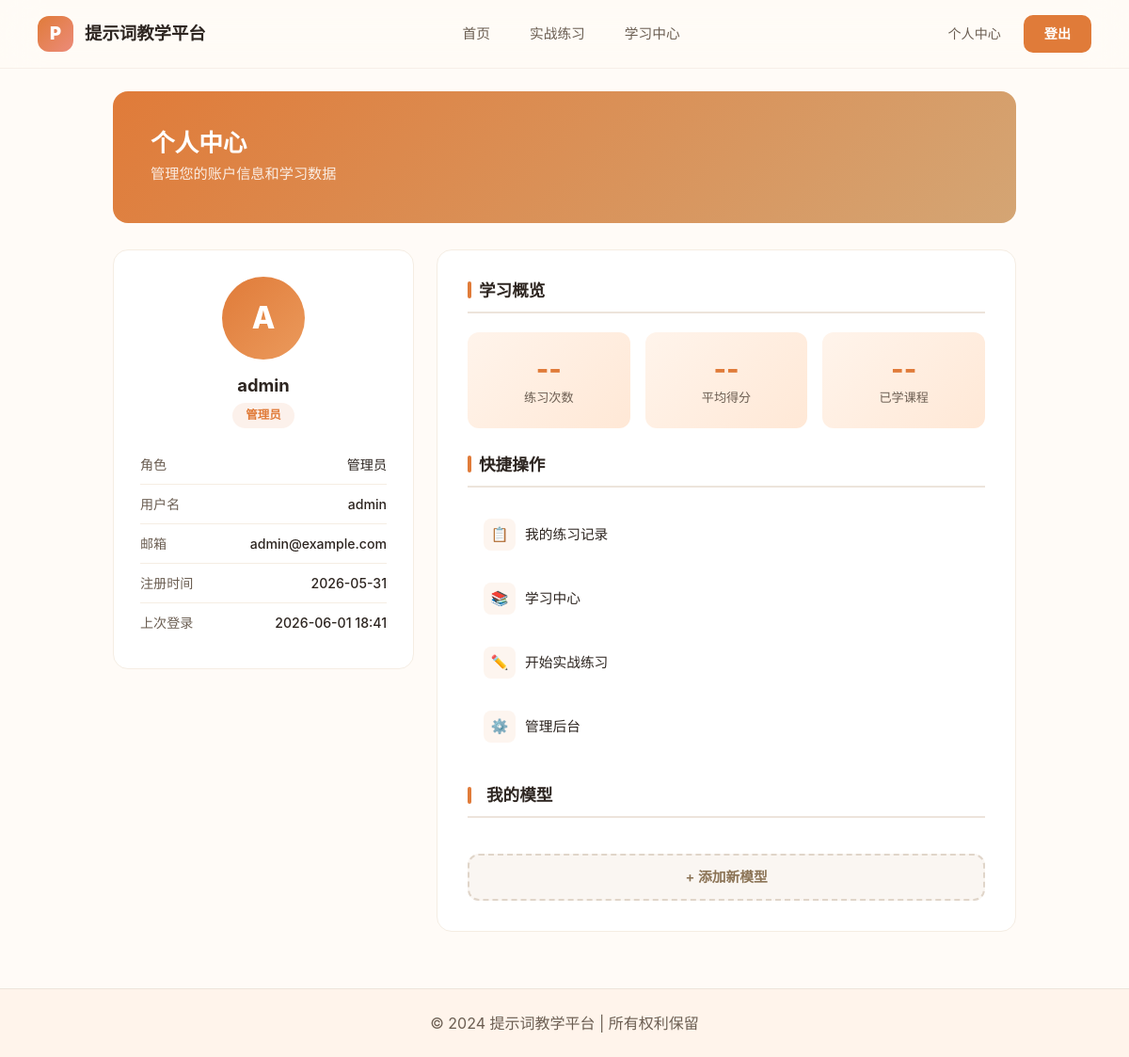
/users/profile/ (signed in), run on an earlier commit of the app's database.
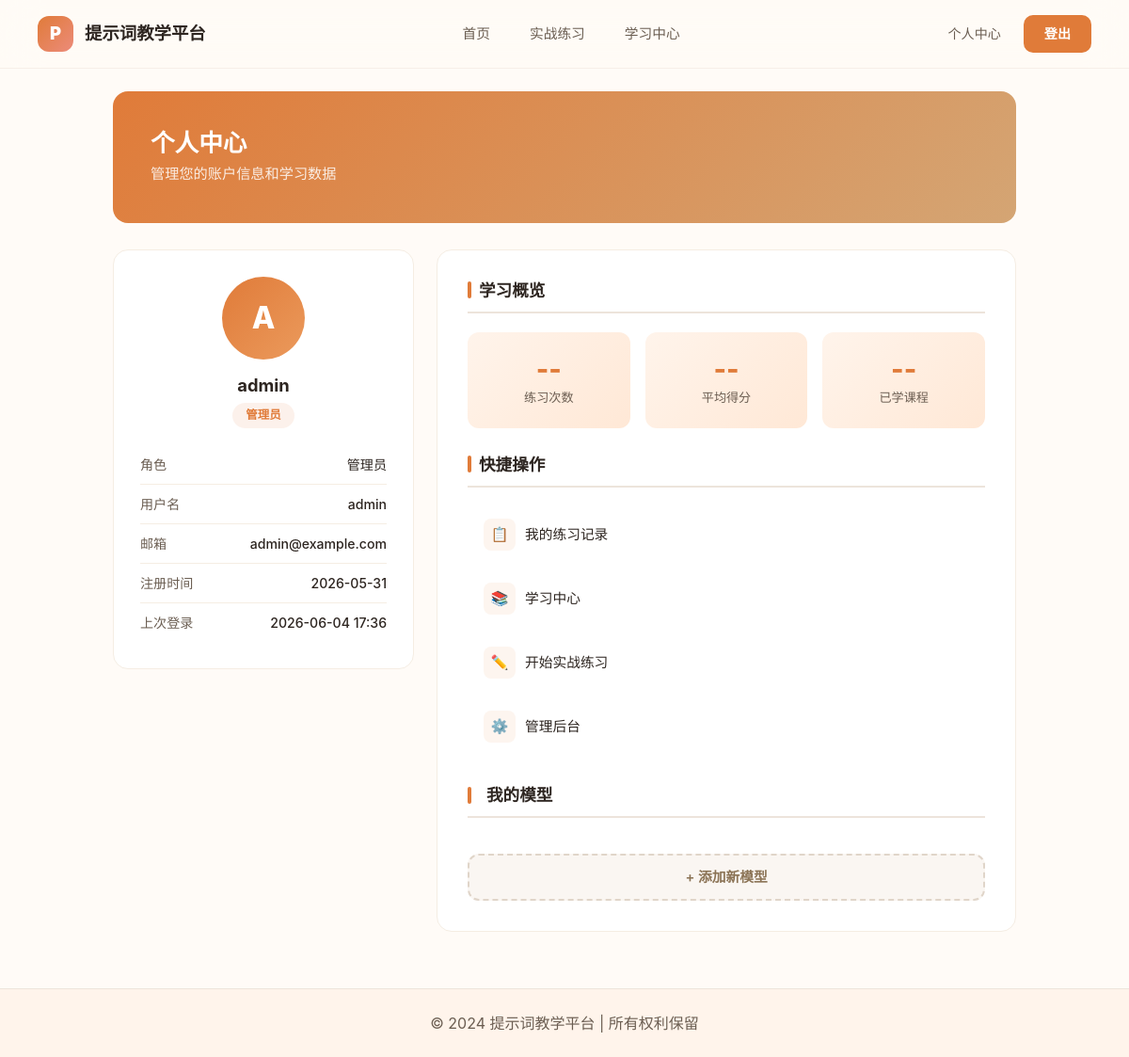
And on a later commit of the database.
### users/models.py (models this page shows, shortened)
class UserProfile(AbstractUser):
    ROLE_CHOICES = [
        ('admin', '管理员'),
        ('teacher', '教师'),
        ('student', '学生'),
    ]
    role = models.CharField(
        max_length=20,
        choices=ROLE_CHOICES,
        default='student',
        verbose_name='角色',
        db_index=True
    )
    phone = models.CharField(
        max_length=15,
        blank=True,
        verbose_name='手机号'
    )
    avatar = models.ImageField(
        upload_to='avatars/%Y/%m/',
        null=True,
        blank=True,
        verbose_name='头像'
    )
    student_id = models.CharField(
        max_length=20,
        unique=True,
        null=True,
        blank=True,
        verbose_name='学号',
        help_text='仅学生角色需要填写，全局唯一'
    )
    semester = models.CharField(
        max_length=20,
        blank=True,
        verbose_name='学期',
        help_text='格式: 2024-2025-1'
    )
    major = models.CharField(
        max_length=50,
        blank=True,
        verbose_name='专业'
    )
    teacher = models.ForeignKey(
        'self',
        on_delete=models.SET_NULL,
        null=True,
        blank=True,
        related_name='students',
        limit_choices_to={'role': 'teacher'},
        verbose_name='指导教师',
        help_text='仅学生角色需要选择'
    )
    real_name = models.CharField(
        max_length=50,
        default='',
        blank=True,
        verbose_name='真实姓名',
        help_text='必填'
    )
    employee_id = models.CharField(
        max_length=20,
        unique=True,
        null=True,
        blank=True,
        default=None,
        verbose_name='工号',
        help_text='仅教师角色需要填写，全局唯一'
    )
    class_info = models.ForeignKey(
        ClassInfo,
        on_delete=models.SET_NULL,
        null=True,
        blank=True,
        related_name='students',
        verbose_name='班级',
        help_text='学生所属班级'
    )
    must_change_password = models.BooleanField(
        default=False,
        verbose_name='需修改密码',
        help_text='首次登录后强制修改密码'
    )
    created_at = models.DateTimeField(
        auto_now_add=True,
        verbose_name='创建时间'
    )
    class Meta:
        verbose_name = '用户档案'
        verbose_name_plural = '用户档案'
        ordering = ['-date_joined']

### users/views.py (the view)
# urls.py: path('profile/', views.profile_view, name='profile'),
@login_required
def profile_view(request):
    return render(request, 'profile.html', {'user': request.user})

### core/templates/profile.html (shortened to what this page needs)
{% extends 'base.html' %}
{% load static %}
{% block content %}
<div style="max-width:960px;margin:0 auto;">
  <div class="page-header">
    <h2>个人中心</h2>
    <p>管理您的账户信息和学习数据</p>
  </div>
  <div class="profile-grid">
    <div class="sidebar-card">
      <div class="avatar-wrap">{{ user.username|slice:":1"|upper }}</div>
      <div class="username">{{ user.username }}</div>
      <div class="role-badge">
        {% if user.role == 'admin' %}管理员
        {% elif user.role == 'teacher' %}教师
        {% elif user.role == 'student' %}学生
        {% else %}用户{% endif %}
      </div>
      <div class="info-row">
        <span class="info-label">角色</span>
        <span class="info-value">{% if user.role == 'admin' %}管理员{% elif user.role == 'teacher' %}教师{% elif user.role == 'student' %}学生{% else %}用户{% endif %}</span>
      </div>
      <div class="info-row">
        <span class="info-label">用户名</span>
        <span class="info-value">{{ user.username }}</span>
      </div>
      <div class="info-row">
        <span class="info-label">邮箱</span>
        <span class="info-value">{{ user.email|default:"未设置" }}</span>
      </div>
      <div class="info-row">
        <span class="info-label">注册时间</span>
        <span class="info-value">{{ user.date_joined|date:"Y-m-d" }}</span>
      </div>
      <div class="info-row">
        <span class="info-label">上次登录</span>
        <span class="info-value">{{ user.last_login|date:"Y-m-d H:i"|default:"暂无" }}</span>
      </div>
    </div>
    <div class="main-card">
      <h3 class="section-title">学习概览</h3>
      <div class="stat-grid">
        <div class="stat-item">
          <div class="stat-num">--</div>
          <div class="stat-label">练习次数</div>
        </div>
        <div class="stat-item">
          <div class="stat-num">--</div>
          <div class="stat-label">平均得分</div>
        </div>
        <div class="stat-item">
          <div class="stat-num">--</div>
          <div class="stat-label">已学课程</div>
        </div>
      </div>
      <h3 class="section-title">快捷操作</h3>
      <ul class="action-list">
        <li><a href="{% url 'practice:history' %}">
          <span class="action-icon">&#128203;</span> 我的练习记录
        </a></li>
        <li><a href="{% url 'learning:list' %}">
          <span class="action-icon">&#128218;</span> 学习中心
        </a></li>
        <li><a href="{% url 'practice:practice' %}">
          <span class="action-icon">&#9999;&#65039;</span> 开始实战练习
        </a></li>
        {% if user.is_staff or user.is_superuser %}
        <li><a href="/admin/">
          <span class="action-icon">&#9881;&#65039;</span> 管理后台
        </a></li>
        {% endif %}
      </ul>
      <h3 class="section-title" style="margin-top:32px;">
         我的模型
      </h3>
      <button type="button"
              onclick="openModelModal()"
              style="width:100%;padding:12px;border:2px dashed #E0D5C9;border-radius:12px;
                     background:#FAF6F2;color:#8B7355;font-size:.92rem;font-weight:600;
                     cursor:pointer;transition:all .2s;"
              onmouseover="this.style.borderColor='#E07B39';this.style.color='#E07B39';this.style.background='#FFF4EB';"
              onmouseout="this.style.borderColor='#E0D5C9';this.style.color='#8B7355';this.style.background='#FAF6F2';">
        + 添加新模型
      </button>
    </div>
  </div>
</div>
{% endblock %}

What changed in the data, as far as the page shows it:
changed UserProfile "admin": last_login "2026-06-01 18:41" → "2026-06-04 17:36"
